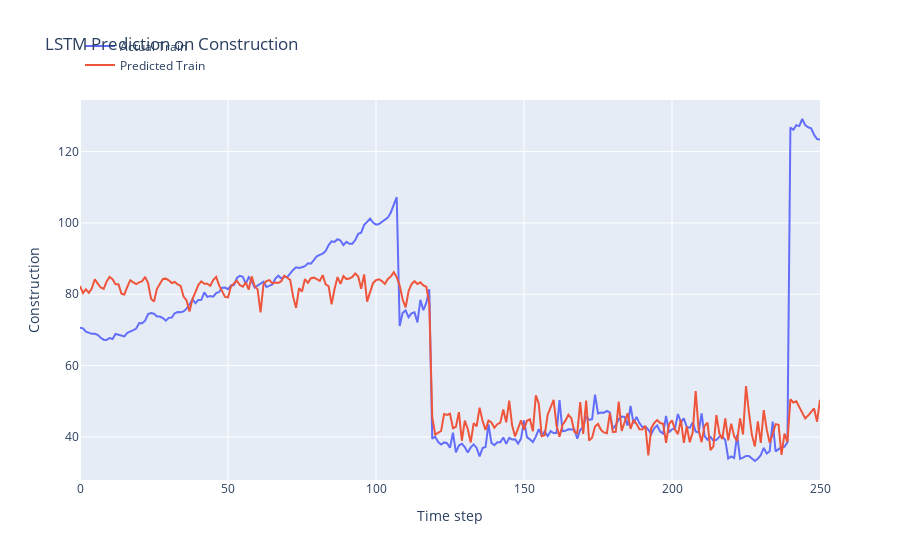

Here is the notebook cell this chart was saved with:
### Code cell
print('Train Mean Absolute Error:', mean_absolute_error(y_train, train_predict))
print('Train Root Mean Squared Error:',np.sqrt(mean_squared_error(y_train, train_predict)))

# plot the actual and predicted values for test data
trace1 = go.Scatter(x=np.arange(len(y_train)), y=y_train.flatten(), mode='lines', name='Actual Train')
trace2 = go.Scatter(x=np.arange(len(train_predict)), y=train_predict.flatten(), mode='lines', name='Predicted Train')

# Create layout
layout = go.Layout(
    title='LSTM Prediction on Construction',
    xaxis=dict(title='Time step'),
    yaxis=dict(title='Construction'),
    legend=dict(x=0, y=1.18)
)

# Create figure
fig = go.Figure(data=[trace1, trace2], layout=layout)

# Show plot
fig.show()

### Figure 1 — Plotly figure (JSON) as saved in the notebook; plotly's stock layout.template omitted (floating-point values rounded to 4 significant figures; data arrays with more than 128 entries replaced by an {"elided": "..."} marker saying what was removed)
{"data": [{"mode": "lines", "name": "Actual Train", "type": "scatter", "x": {"elided": "251 int values"}, "y": {"elided": "251 float values"}}, {"mode": "lines", "name": "Predicted Train", "type": "scatter", "x": {"elided": "251 int values"}, "y": {"elided": "251 float values"}}], "layout": {"legend": {"x": 0, "y": 1.18}, "title": {"text": "LSTM Prediction on Construction"}, "xaxis": {"title": {"text": "Time step"}}, "yaxis": {"title": {"text": "Construction"}}}}
